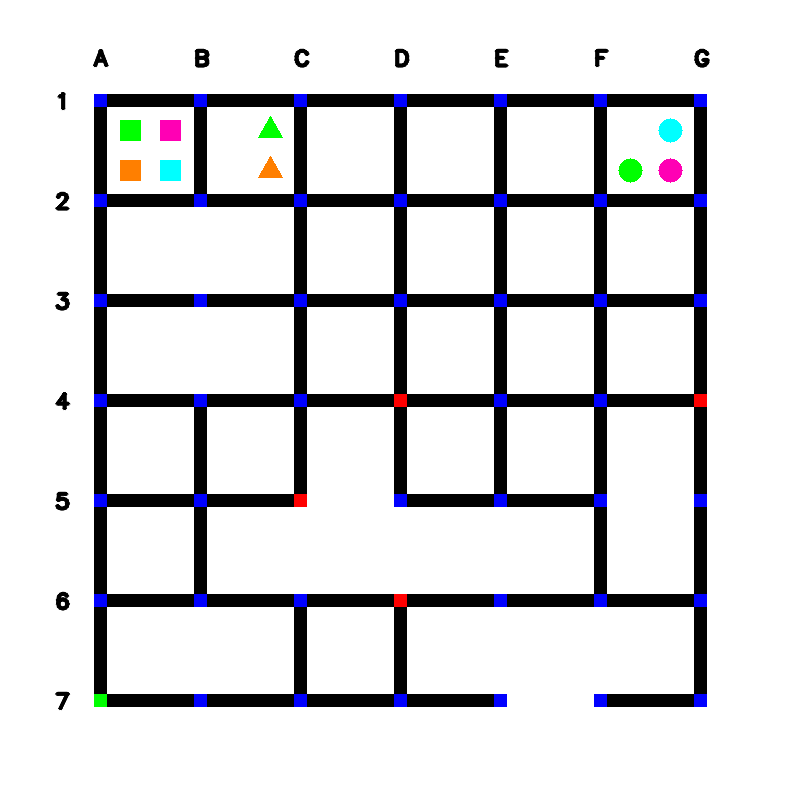
#> input picture eYantra_task1/eYantra_task1A/public_test_images/maze_0.png, 800 x 800 px, found by its file name
$ python detect_arena_parameters.py
#> lines starting #> are read from the running program, lines starting #| are printed output that depends on the picture; after the words box and inside, x2 and y2 are one past the last pixel; in counts of white or black regions, pixels touching at a corner belong together
import cv2 as cv
import numpy as np
from matplotlib import pyplot as plt

path1 = r"D:\eYantra\eYantra_task1\public_test_images\maze_0.png"
path2 = r"D:\eYantra\eYantra_task1\public_test_images\maze_1.png"
path3 = r"D:\eYantra\eYantra_task1\public_test_images\maze_2.png"
path4 = r"D:\eYantra\eYantra_task1\public_test_images\maze_3.png"
path5 = r"D:\eYantra\eYantra_task1\public_test_images\maze_4.png"

image1 = cv.imread(path1)
#> image1 is the input picture: shape (800, 800, 3); mean B, G, R 220, 217.5, 217.4
image2 = cv.imread(path2)
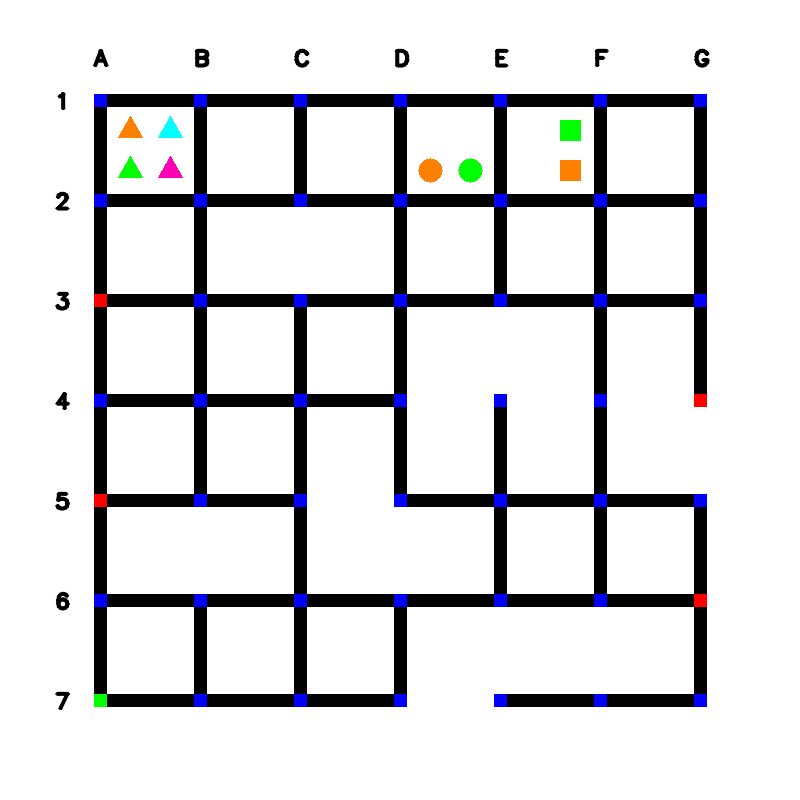
#> input picture eYantra_task1/eYantra_task1A/public_test_images/maze_1.png, 800 x 800 px, found by its file name
#> image2 is the input picture: shape (800, 800, 3); mean B, G, R 220.4, 218.1, 218.1
image3 = cv.imread(path3)
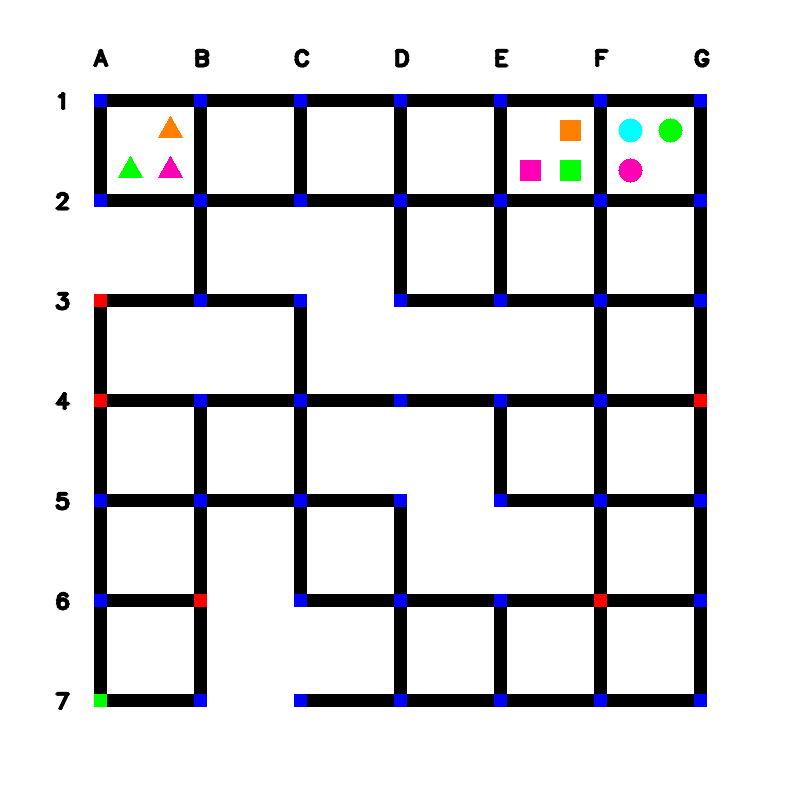
#> input picture eYantra_task1/eYantra_task1A/public_test_images/maze_2.png, 800 x 800 px, found by its file name
#> image3 is the input picture: shape (800, 800, 3); mean B, G, R 220.4, 217.9, 218.1
image4 = cv.imread(path4)
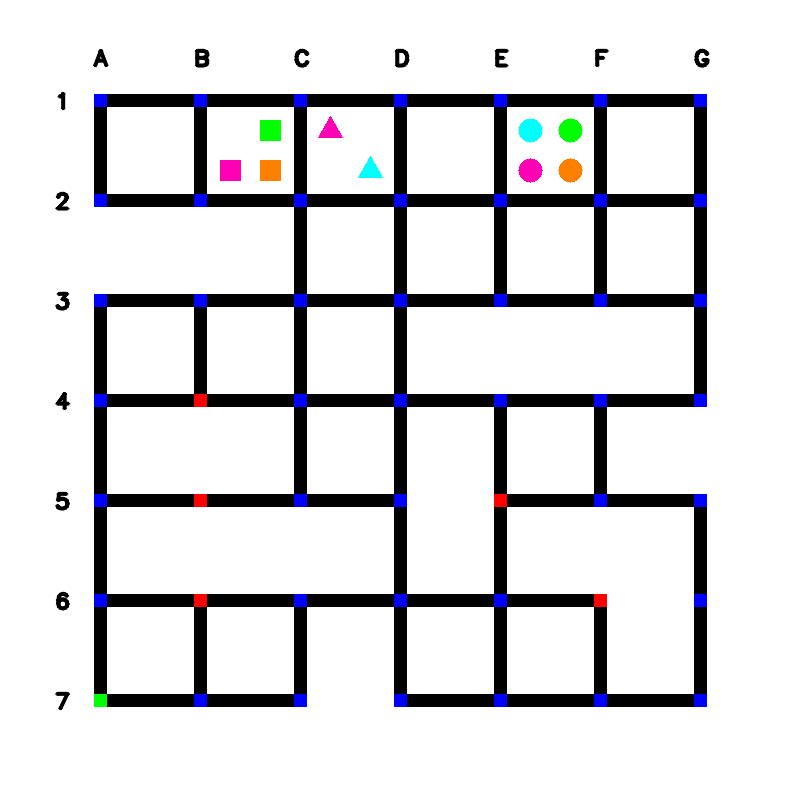
#> input picture eYantra_task1/eYantra_task1A/public_test_images/maze_3.png, 800 x 800 px, found by its file name
#> image4 is the input picture: shape (800, 800, 3); mean B, G, R 220.5, 217.8, 218.1
image5 = cv.imread(path5)
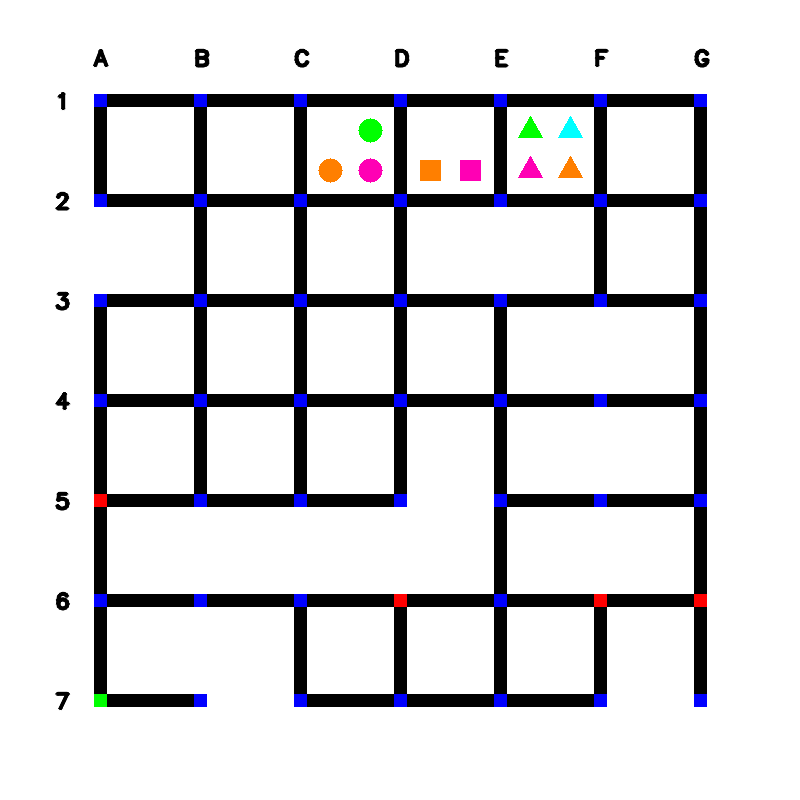
#> input picture eYantra_task1/eYantra_task1A/public_test_images/maze_4.png, 800 x 800 px, found by its file name
#> image5 is the input picture: shape (800, 800, 3); mean B, G, R 220.5, 217.8, 218.3

def shop(shop_, n):
    shop_detail = []
    color = {(0, 255, 0): "Green", (0, 127, 255):"Orange", (180, 0, 255):"Pink", (255, 255, 0):"Skyblue"}
    gray = cv.cvtColor(shop_, cv.COLOR_BGR2GRAY)
    _, thresh = cv.threshold(gray, 240, 255, cv.THRESH_BINARY)
    contours, _ = cv.findContours(thresh, cv.RETR_TREE, cv.CHAIN_APPROX_NONE)
    for contour in contours:
        approx = cv.approxPolyDP(contour, 0.01*cv.arcLength(contour, True), True)
        x = approx.ravel()[0]
        y = approx.ravel()[1]
        #print(approx)
        shopr = []
        shopr.append('Shop_'+str(n))
        if x == 0 and y == 0:
            continue
        elif len(approx)==5:
            if x==60 and y==45:
                shopr.append(color[tuple(shop_[60, 60].tolist())])
                point = [n*100+70, n*100+70]
                shopr.append(point)
            elif x==20 and y==45:
                shopr.append(color[tuple(shop_[60, 20].tolist())])
                point = [n*100+30, n*100+70]
                shopr.append(point)
            elif x==20 and y==5:
                shopr.append(color[tuple(shop_[20, 20].tolist())])
                point = [n*100+30, n*100+30]
                shopr.append(point)
            elif x==60 and y==5:
                shopr.append(color[tuple(shop_[20, 60].tolist())])
                point = [n*100+70, n*100+30]
                shopr.append(point)
            shopr.append('Triangle')
        elif len(approx)==8:
            if x==49 and y==50:
                shopr.append(color[tuple(shop_[60, 60].tolist())])
                point = [n*100+70, n*100+70]
                shopr.append(point)
            elif x==9 and y==50:
                shopr.append(color[tuple(shop_[20, 60].tolist())])
                point = [n*100+30, n*100+70]
                shopr.append(point)
            elif x==9 and y==10:
                shopr.append(color[tuple(shop_[20, 20].tolist())])
                point = [n*100+30, n*100+30]
                shopr.append(point)
            elif x==49 and y==50:
                shopr.append(color[tuple(shop_[60, 20].tolist())])
                point = [n*100+70, n*100+30]
                shopr.append(point)
            shopr.append('Square')
        elif approx.ravel()[0]!=0 and approx.ravel()[1]!=0:
            if x==60 and y==47:
                shopr.append(color[tuple(shop_[60, 60].tolist())])
                point = [n*100+70, n*100+70]
                shopr.append(point)
            elif x==20 and y==47:
                shopr.append(color[tuple(shop_[20, 60].tolist())])
                point = [n*100+30, n*100+70]
                shopr.append(point)
            elif x==20 and y==7:
                shopr.append(color[tuple(shop_[20, 20].tolist())])
                point = [n*100+30, n*100+30]
                shopr.append(point)
            elif x==60 and y==7:
                shopr.append(color[tuple(shop_[60, 20].tolist())])
                point = [n*100+70, n*100+30]
                shopr.append(point)
            shopr.insert(2, 'Circle')
        shop_detail.append(shopr)
    shop_detail.sort()
    return shop_detail


p = image1[110:190, 210:290]
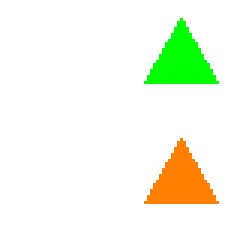
#> p: shape (80, 80, 3) (shown 3 times larger); mean B, G, R 232.2, 249.3, 243.6
# [4 lines of commented-out code are left out]
print(shop(p, 1))
#> in shop, `gray = cv.cvtColor(shop_, cv.COLOR_BGR2GRAY)`:
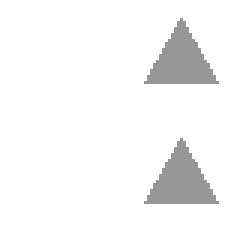
#> gray: shape (80, 80) (shown 3 times larger); min 150, max 255, mean 245.7
#> in shop, `_, thresh = cv.threshold(gray, 240, 255, cv.THRESH_BINARY)`:
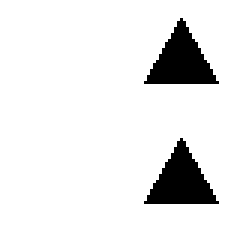
#> thresh: shape (80, 80) (shown 3 times larger); 91.1% white; 2 black regions
#> in shop, `contours, _ = cv.findContours(thresh, cv.RETR_TREE, cv.CHAIN_APPROX_NO..`: contours = 3 contours; box (x1, y1, x2, y2) and area: (0, 0, 80, 80) 6241, (47, 45, 74, 69) 320, (47, 5, 74, 29) 320
#> the loop in shop, `for contour in contours:` made 3 passes
#> (x, y, point) on passes 2 to 3: (60, 45, [170, 170]), (60, 5, [170, 130])
#> (approx, x, y) on pass 1: ([[0, 0], [0, 79], [79, 79], [79, 0]], 0, 0)
#> after the loop in shop, `for contour in contours:`: shop_detail = [['Shop_1', 'Orange', [170, 170], 'Triangle'], ['Shop_1', 'Green', [170, 130], 'Triangle']]
#| [['Shop_1', 'Green', [170, 130], 'Triangle'], ['Shop_1', 'Orange', [170, 170], 'Triangle']]
# [4 lines of commented-out code are left out]
cv.waitKey(0)
cv.destroyAllWindows()
